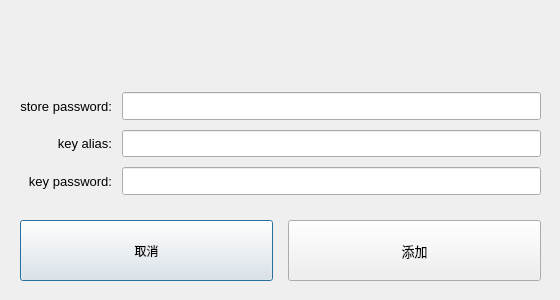
<?xml version="1.0" encoding="UTF-8"?>
<ui version="4.0">
 <class>add_keystore_dialog</class>
 <widget class="QDialog" name="add_keystore_dialog">
  <property name="geometry">
   <rect>
    <x>0</x>
    <y>0</y>
    <width>560</width>
    <height>300</height>
   </rect>
  </property>
  <property name="windowTitle">
   <string>Dialog</string>
  </property>
  <widget class="QWidget" name="verticalLayoutWidget">
   <property name="geometry">
    <rect>
     <x>0</x>
     <y>0</y>
     <width>561</width>
     <height>301</height>
    </rect>
   </property>
   <layout class="QVBoxLayout" name="verticalLayout" stretch="2,4,2">
    <property name="spacing">
     <number>15</number>
    </property>
    <property name="leftMargin">
     <number>20</number>
    </property>
    <property name="topMargin">
     <number>20</number>
    </property>
    <property name="rightMargin">
     <number>20</number>
    </property>
    <property name="bottomMargin">
     <number>20</number>
    </property>
    <item>
     <layout class="QHBoxLayout" name="choose_keystore_path_layout"/>
    </item>
    <item>
     <layout class="QGridLayout" name="gridLayout_3">
      <property name="topMargin">
       <number>10</number>
      </property>
      <property name="bottomMargin">
       <number>10</number>
      </property>
      <property name="spacing">
       <number>10</number>
      </property>
      <item row="0" column="2">
       <widget class="QLineEdit" name="store_pwd_edt">
        <property name="sizePolicy">
         <sizepolicy hsizetype="Preferred" vsizetype="Preferred">
          <horstretch>0</horstretch>
          <verstretch>0</verstretch>
         </sizepolicy>
        </property>
       </widget>
      </item>
      <item row="0" column="1">
       <widget class="QLabel" name="store_pwd_label">
        <property name="sizePolicy">
         <sizepolicy hsizetype="Fixed" vsizetype="Preferred">
          <horstretch>0</horstretch>
          <verstretch>0</verstretch>
         </sizepolicy>
        </property>
        <property name="font">
         <font>
          <pointsize>10</pointsize>
         </font>
        </property>
        <property name="text">
         <string>store password:</string>
        </property>
        <property name="alignment">
         <set>Qt::AlignRight|Qt::AlignTrailing|Qt::AlignVCenter</set>
        </property>
       </widget>
      </item>
      <item row="2" column="2">
       <widget class="QLineEdit" name="key_pwd_edt">
        <property name="sizePolicy">
         <sizepolicy hsizetype="Preferred" vsizetype="Preferred">
          <horstretch>0</horstretch>
          <verstretch>0</verstretch>
         </sizepolicy>
        </property>
       </widget>
      </item>
      <item row="1" column="2">
       <widget class="QLineEdit" name="key_alias_edt">
        <property name="sizePolicy">
         <sizepolicy hsizetype="Preferred" vsizetype="Preferred">
          <horstretch>0</horstretch>
          <verstretch>0</verstretch>
         </sizepolicy>
        </property>
       </widget>
      </item>
      <item row="1" column="1">
       <widget class="QLabel" name="key_alias_label">
        <property name="font">
         <font>
          <pointsize>10</pointsize>
         </font>
        </property>
        <property name="text">
         <string>key alias:</string>
        </property>
        <property name="alignment">
         <set>Qt::AlignRight|Qt::AlignTrailing|Qt::AlignVCenter</set>
        </property>
       </widget>
      </item>
      <item row="2" column="1">
       <widget class="QLabel" name="key_pwd_label">
        <property name="font">
         <font>
          <pointsize>10</pointsize>
         </font>
        </property>
        <property name="text">
         <string>key password:</string>
        </property>
        <property name="alignment">
         <set>Qt::AlignRight|Qt::AlignTrailing|Qt::AlignVCenter</set>
        </property>
       </widget>
      </item>
     </layout>
    </item>
    <item>
     <layout class="QHBoxLayout" name="horizontalLayout">
      <item>
       <widget class="QPushButton" name="keystore_cancel_btn">
        <property name="sizePolicy">
         <sizepolicy hsizetype="Minimum" vsizetype="Preferred">
          <horstretch>0</horstretch>
          <verstretch>0</verstretch>
         </sizepolicy>
        </property>
        <property name="text">
         <string>取消</string>
        </property>
       </widget>
      </item>
      <item>
       <widget class="QPushButton" name="keystore_add_btn">
        <property name="sizePolicy">
         <sizepolicy hsizetype="Preferred" vsizetype="Preferred">
          <horstretch>0</horstretch>
          <verstretch>0</verstretch>
         </sizepolicy>
        </property>
        <property name="font">
         <font>
          <pointsize>10</pointsize>
         </font>
        </property>
        <property name="text">
         <string>添加</string>
        </property>
       </widget>
      </item>
     </layout>
    </item>
   </layout>
  </widget>
 </widget>
 <resources/>
 <connections/>
</ui>
